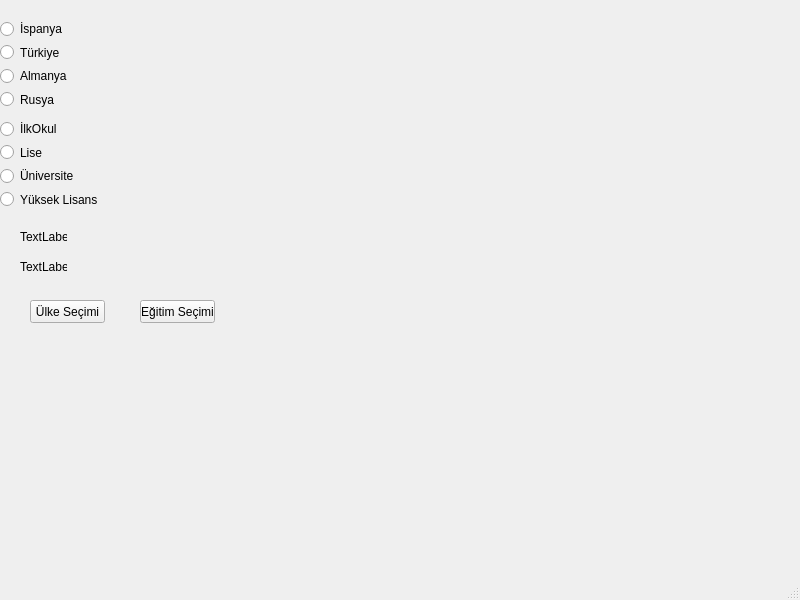
<?xml version="1.0" encoding="UTF-8"?>
<ui version="4.0">
 <class>MainWindow</class>
 <widget class="QMainWindow" name="MainWindow">
  <property name="geometry">
   <rect>
    <x>0</x>
    <y>0</y>
    <width>800</width>
    <height>600</height>
   </rect>
  </property>
  <property name="windowTitle">
   <string>MainWindow</string>
  </property>
  <widget class="QWidget" name="centralwidget">
   <widget class="QWidget" name="gridLayoutWidget">
    <property name="geometry">
     <rect>
      <x>0</x>
      <y>20</y>
      <width>160</width>
      <height>88</height>
     </rect>
    </property>
    <layout class="QGridLayout" name="gridLayout">
     <item row="2" column="0">
      <widget class="QRadioButton" name="radioAlmanya">
       <property name="text">
        <string>Almanya</string>
       </property>
      </widget>
     </item>
     <item row="0" column="0">
      <widget class="QRadioButton" name="radioIspanya">
       <property name="text">
        <string>İspanya</string>
       </property>
      </widget>
     </item>
     <item row="1" column="0">
      <widget class="QRadioButton" name="radioTurkiye">
       <property name="text">
        <string>Türkiye</string>
       </property>
      </widget>
     </item>
     <item row="3" column="0">
      <widget class="QRadioButton" name="radioRusya">
       <property name="text">
        <string>Rusya</string>
       </property>
      </widget>
     </item>
    </layout>
   </widget>
   <widget class="QWidget" name="gridLayoutWidget_2">
    <property name="geometry">
     <rect>
      <x>0</x>
      <y>120</y>
      <width>160</width>
      <height>88</height>
     </rect>
    </property>
    <layout class="QGridLayout" name="gridLayout_2">
     <item row="1" column="0">
      <widget class="QRadioButton" name="lise">
       <property name="text">
        <string>Lise</string>
       </property>
      </widget>
     </item>
     <item row="0" column="0">
      <widget class="QRadioButton" name="ilkokul">
       <property name="text">
        <string>İlkOkul</string>
       </property>
      </widget>
     </item>
     <item row="2" column="0">
      <widget class="QRadioButton" name="universite">
       <property name="text">
        <string>Üniversite</string>
       </property>
      </widget>
     </item>
     <item row="3" column="0">
      <widget class="QRadioButton" name="yuksekLisans">
       <property name="text">
        <string>Yüksek Lisans</string>
       </property>
      </widget>
     </item>
    </layout>
   </widget>
   <widget class="QLabel" name="lblUlke">
    <property name="geometry">
     <rect>
      <x>20</x>
      <y>230</y>
      <width>47</width>
      <height>13</height>
     </rect>
    </property>
    <property name="text">
     <string>TextLabel</string>
    </property>
   </widget>
   <widget class="QLabel" name="label_2">
    <property name="geometry">
     <rect>
      <x>20</x>
      <y>260</y>
      <width>47</width>
      <height>13</height>
     </rect>
    </property>
    <property name="text">
     <string>TextLabel</string>
    </property>
   </widget>
   <widget class="QPushButton" name="pushButton">
    <property name="geometry">
     <rect>
      <x>30</x>
      <y>300</y>
      <width>75</width>
      <height>23</height>
     </rect>
    </property>
    <property name="text">
     <string>Ülke Seçimi</string>
    </property>
   </widget>
   <widget class="QPushButton" name="pushButton_2">
    <property name="geometry">
     <rect>
      <x>140</x>
      <y>300</y>
      <width>75</width>
      <height>23</height>
     </rect>
    </property>
    <property name="text">
     <string>Eğitim Seçimi</string>
    </property>
   </widget>
  </widget>
  <widget class="QMenuBar" name="menubar">
   <property name="geometry">
    <rect>
     <x>0</x>
     <y>0</y>
     <width>800</width>
     <height>21</height>
    </rect>
   </property>
  </widget>
  <widget class="QStatusBar" name="statusbar"/>
 </widget>
 <resources/>
 <connections/>
</ui>
